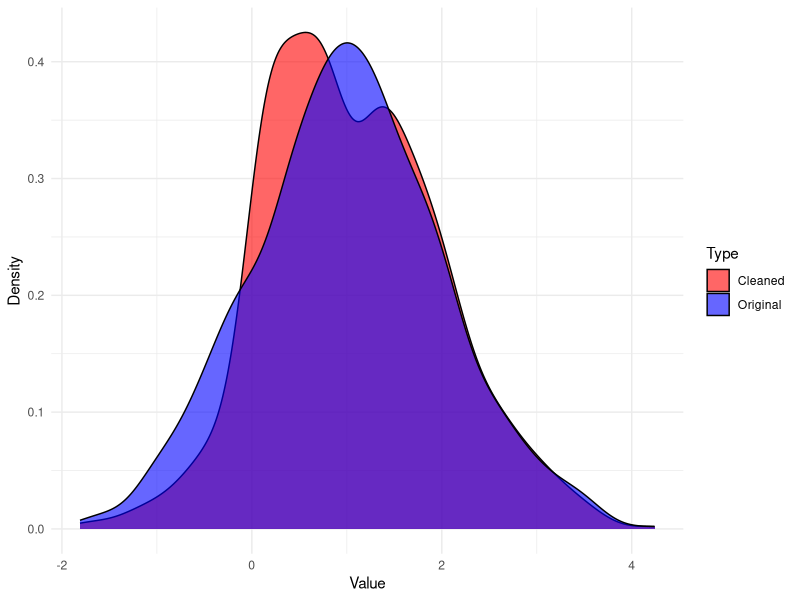

Source code (R):
## ---- chunk 1
#| message: false
#| echo: false
#| warning: false
#| fig-pos: 'h'
#| label: fig-one
#| fig-cap: Impact of Data Cleaning on Distribution

# Load necessary library
library(ggplot2)

# Step 1: Generate the initial dataset
set.seed(123) # For reproducibility
true_data <- rnorm(1000, mean = 1, sd = 1)

# Simulate the instrument memory issue
final_data <- true_data
final_data[901:1000] <- true_data[1:100]

# Step 2: Cleaning process mistakes
# Changing half of the negative draws to be positive
negative_indices <- which(final_data < 0)
# Selecting half of the negative values randomly
selected_negatives <- sample(negative_indices, length(negative_indices) / 2)
final_data[selected_negatives] <- -final_data[selected_negatives]

# Step 3: Changing the decimal place for values between 1 and 1.1
decimal_change_indices <- which(final_data > 1 & final_data < 1.1)
final_data[decimal_change_indices] <- final_data[decimal_change_indices] / 10

# Combine datasets for plotting
data_combined <- data.frame(Value = c(true_data, final_data),
                            Type = factor(rep(c("Original", "Cleaned"), each = 1000)))

# Generate the plot
ggplot(data_combined, aes(x = Value, fill = Type)) +
  geom_density(alpha = 0.6) +
  labs(x = "Value",
       y = "Density") +
  theme_minimal() +
  scale_fill_manual(values = c("Original" = "blue", "Cleaned" = "red"))
